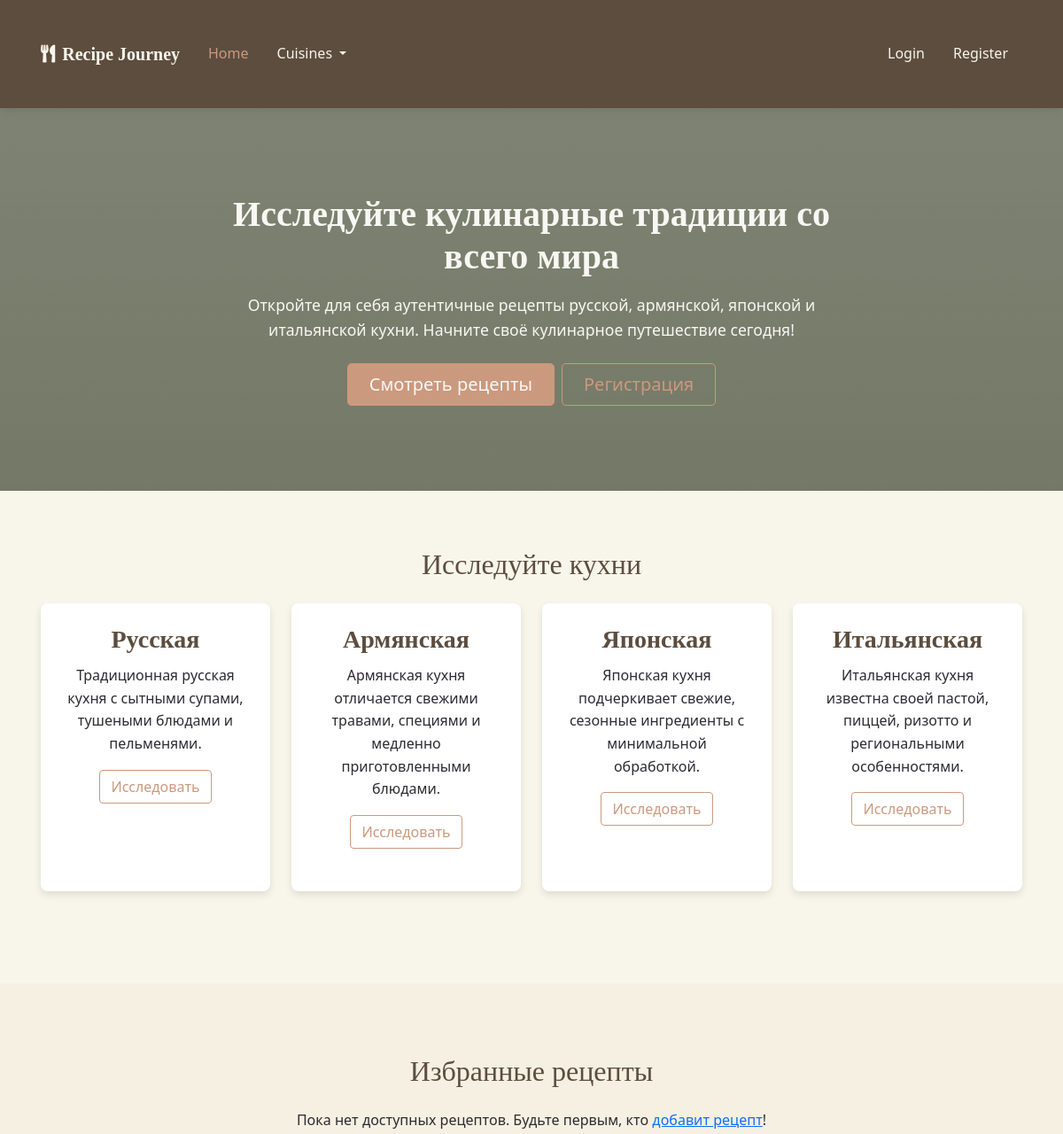
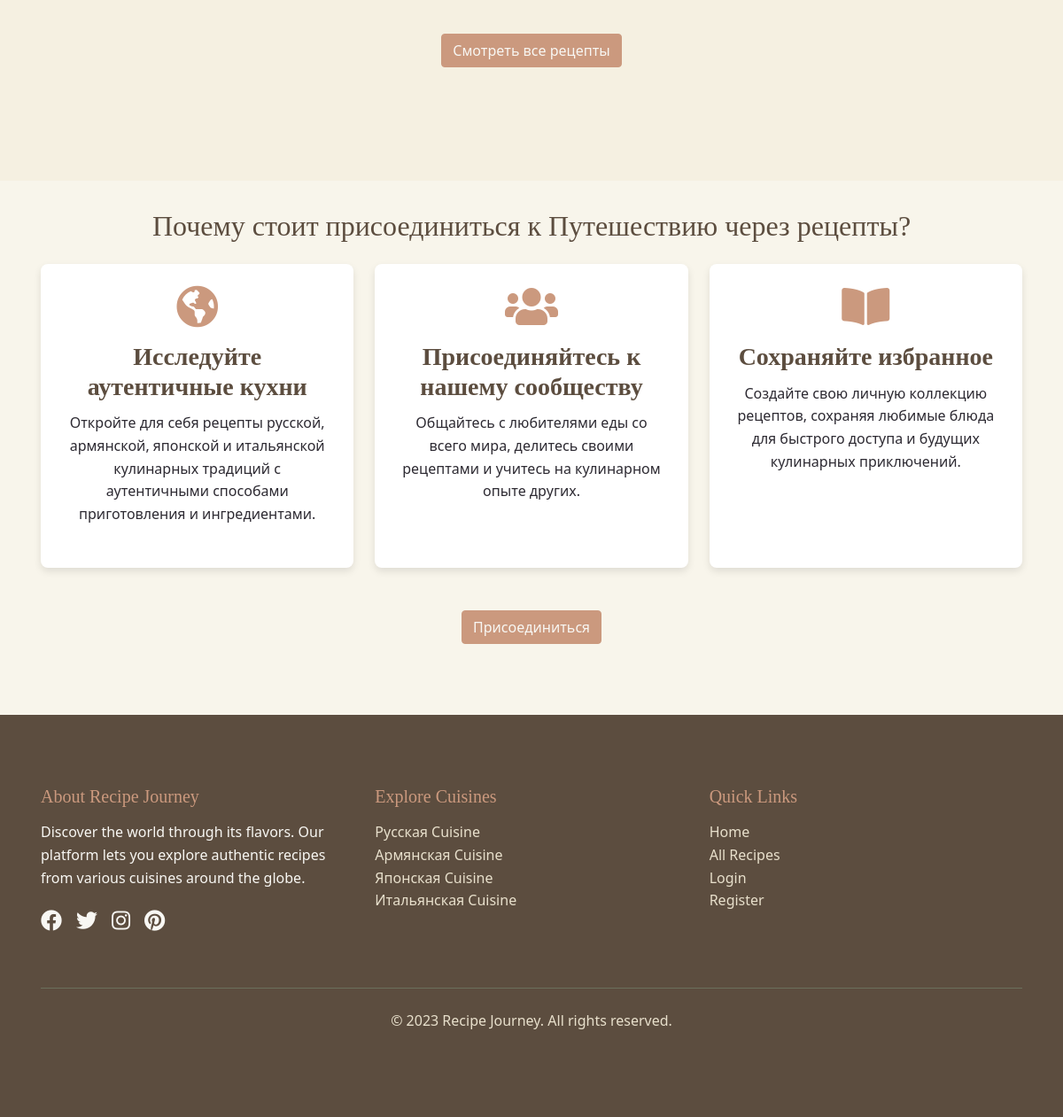
The page / on the database its author committed (2 pictures, top to bottom).
### models.py (models this page shows, shortened)
class Cuisine(db.Model):
    id = db.Column(db.Integer, primary_key=True)
    name = db.Column(db.String(64), unique=True, nullable=False)
    description = db.Column(db.Text)
    recipes = db.relationship('Recipe', backref='cuisine', lazy='dynamic')

### routes.py (the view)
@app.route('/')
def index():
    featured_recipes = Recipe.query.order_by(Recipe.created_at.desc()).limit(6).all()
    cuisines = Cuisine.query.all()
    return render_template('index.html', featured_recipes=featured_recipes, cuisines=cuisines)

### templates/index.html (shortened to what this page needs)
{% extends 'base.html' %}
{% block content %}
    <section class="hero">
        <div class="container text-center">
            <div class="row justify-content-center">
                <div class="col-md-8">
                    <h1 class="display-4 fw-bold">Исследуйте кулинарные традиции со всего мира</h1>
                    <p class="lead">Откройте для себя аутентичные рецепты русской, армянской, японской и итальянской кухни. Начните своё кулинарное путешествие сегодня!</p>
                    <div class="d-grid gap-2 d-sm-flex justify-content-sm-center">
                        <a href="{{ url_for('recipes') }}" class="btn btn-primary btn-lg px-4 gap-3">Смотреть рецепты</a>
                        {% if not current_user.is_authenticated %}
                            <a href="{{ url_for('register') }}" class="btn btn-outline-primary btn-lg px-4">Регистрация</a>
                        {% endif %}
                    </div>
                </div>
            </div>
        </div>
    </section>
    <section class="container section">
        <h2 class="text-center mb-4">Исследуйте кухни</h2>
        <div class="row">
            {% for cuisine in cuisines %}
                <div class="col-md-3 col-sm-6 mb-4">
                    <div class="card h-100 animate-on-scroll">
                        <div class="card-body text-center">
                            <h3 class="card-title">{{ cuisine.name }}</h3>
                            <p class="card-text">{{ cuisine.description }}</p>
                            <a href="{{ url_for('cuisine_recipes', cuisine_id=cuisine.id) }}" class="btn btn-outline-primary">Исследовать</a>
                        </div>
                    </div>
                </div>
            {% endfor %}
        </div>
    </section>
    <section class="bg-beige py-5">
        <div class="container section">
            <h2 class="text-center mb-4">Избранные рецепты</h2>
            <div class="row">
                {% if featured_recipes %}
                    {% for recipe in featured_recipes %}
                        <div class="col-lg-4 col-md-6 mb-4">
                            <div class="card h-100 animate-on-scroll">
                                <div class="card-body">
                                    <h3 class="card-title">{{ recipe.title }}</h3>
                                    <p class="card-subtitle">{{ recipe.cuisine.name }} кухня</p>
                                    <p class="card-text">{{ recipe.description[:100] }}{% if recipe.description|length > 100 %}...{% endif %}</p>
                                    <div class="d-flex justify-content-between align-items-center">
                                        <div class="recipe-meta-item">
                                            <i class="fas fa-clock"></i>
                                            <span>{{ recipe.prep_time + recipe.cook_time }} мин</span>
                                        </div>
                                        <div class="recipe-meta-item">
                                            <i class="fas fa-signal"></i>
                                            <span>{{ recipe.difficulty }}</span>
                                        </div>
                                    </div>
                                </div>
                                <div class="card-footer">
                                    <a href="{{ url_for('recipe_detail', recipe_id=recipe.id) }}" class="btn btn-primary btn-sm">Смотреть рецепт</a>
                                    {% if current_user.is_authenticated %}
                                        {% set is_favorite = current_user.favorites.filter_by(recipe_id=recipe.id).first() %}
                                        <button class="btn btn-favorite float-end {% if is_favorite %}active{% endif %}"
                                                data-recipe-id="{{ recipe.id }}"
                                                data-bs-toggle="tooltip"
                                                title="{% if is_favorite %}Удалить из избранного{% else %}Добавить в избранное{% endif %}">
                                            <i class="fas fa-heart{% if not is_favorite %}-o{% endif %}"></i>
                                        </button>
                                    {% endif %}
                                </div>
                            </div>
                        </div>
                    {% endfor %}
                {% else %}
                    <div class="col-12 text-center">
                        <p>Пока нет доступных рецептов. Будьте первым, кто <a href="{{ url_for('add_recipe') }}">добавит рецепт</a>!</p>
                    </div>
                {% endif %}
            </div>
            <div class="text-center mt-4">
                <a href="{{ url_for('recipes') }}" class="btn btn-primary">Смотреть все рецепты</a>
            </div>
        </div>
    </section>
    <section class="container section">
        <h2 class="text-center mb-4">Почему стоит присоединиться к Путешествию через рецепты?</h2>
        <div class="row">
            <div class="col-md-4 mb-4">
                <div class="card h-100 animate-on-scroll">
                    <div class="card-body text-center">
                        <i class="fas fa-globe-americas fa-3x text-accent mb-3"></i>
                        <h3 class="card-title">Исследуйте аутентичные кухни</h3>
                        <p class="card-text">Откройте для себя рецепты русской, армянской, японской и итальянской кулинарных традиций с аутентичными способами приготовления и ингредиентами.</p>
                    </div>
                </div>
            </div>
            <div class="col-md-4 mb-4">
                <div class="card h-100 animate-on-scroll">
                    <div class="card-body text-center">
                        <i class="fas fa-users fa-3x text-accent mb-3"></i>
                        <h3 class="card-title">Присоединяйтесь к нашему сообществу</h3>
                        <p class="card-text">Общайтесь с любителями еды со всего мира, делитесь своими рецептами и учитесь на кулинарном опыте других.</p>
                    </div>
                </div>
            </div>
            <div class="col-md-4 mb-4">
                <div class="card h-100 animate-on-scroll">
                    <div class="card-body text-center">
                        <i class="fas fa-book-open fa-3x text-accent mb-3"></i>
                        <h3 class="card-title">Сохраняйте избранное</h3>
                        <p class="card-text">Создайте свою личную коллекцию рецептов, сохраняя любимые блюда для быстрого доступа и будущих кулинарных приключений.</p>
                    </div>
                </div>
            </div>
        </div>
        {% if not current_user.is_authenticated %}
            <div class="text-center mt-4">
                <a href="{{ url_for('register') }}" class="btn btn-primary">Присоединиться</a>
            </div>
        {% endif %}
    </section>
{% endblock %}

### templates/base.html (shortened to what this page needs)
<!DOCTYPE html>
<html lang="en">
<head>
    <link href="https://cdn.jsdelivr.net/npm/bootstrap@5.1.3/dist/css/bootstrap.min.css" rel="stylesheet">
    <link rel="stylesheet" href="https://cdnjs.cloudflare.com/ajax/libs/font-awesome/5.15.4/css/all.min.css">
    <link rel="stylesheet" href="{{ url_for('static', filename='css/main.css') }}">
</head>
<body>
    <nav class="navbar navbar-expand-lg navbar-dark">
        <div class="container">
            <a class="navbar-brand" href="{{ url_for('index') }}">
                <i class="fas fa-utensils me-2"></i>Recipe Journey
            </a>
            <div class="collapse navbar-collapse" id="navbarNav">
                <ul class="navbar-nav me-auto">
                    <li class="nav-item">
                        <a class="nav-link {% if request.path == url_for('index') %}active{% endif %}" href="{{ url_for('index') }}">Home</a>
                    </li>
                    <li class="nav-item dropdown">
                        <a class="nav-link dropdown-toggle" href="#" id="navbarDropdownMenuLink" role="button" data-bs-toggle="dropdown" aria-expanded="false">
                            Cuisines
                        </a>
                    </li>
                </ul>
                <ul class="navbar-nav">
                    {% if current_user.is_authenticated %}
                        <li class="nav-item dropdown">
                            <a class="nav-link dropdown-toggle" href="#" id="userDropdown" role="button" data-bs-toggle="dropdown" aria-expanded="false">
                                <i class="fas fa-user-circle me-1"></i>{{ current_user.username }}
                            </a>
                            <ul class="dropdown-menu dropdown-menu-end" aria-labelledby="userDropdown">
                                <li><a class="dropdown-item" href="{{ url_for('profile') }}">My Profile</a></li>
                                <li><hr class="dropdown-divider"></li>
                                <li><a class="dropdown-item" href="{{ url_for('logout') }}">Logout</a></li>
                            </ul>
                        </li>
                    {% else %}
                        <li class="nav-item">
                            <a class="nav-link {% if request.path == url_for('login') %}active{% endif %}" href="{{ url_for('login') }}">Login</a>
                        </li>
                        <li class="nav-item">
                            <a class="nav-link {% if request.path == url_for('register') %}active{% endif %}" href="{{ url_for('register') }}">Register</a>
                        </li>
                    {% endif %}
                </ul>
            </div>
        </div>
    </nav>
    <main>
        {% block content %}{% endblock %}
    </main>
    <footer>
        <div class="container">
            <div class="row">
                <div class="col-md-4 mb-4">
                    <h5 class="footer-heading">About Recipe Journey</h5>
                    <p>Discover the world through its flavors. Our platform lets you explore authentic recipes from various cuisines around the globe.</p>
                    <div class="social-icons">
                        <a href="#" aria-label="Facebook"><i class="fab fa-facebook"></i></a>
                        <a href="#" aria-label="Twitter"><i class="fab fa-twitter"></i></a>
                        <a href="#" aria-label="Instagram"><i class="fab fa-instagram"></i></a>
                        <a href="#" aria-label="Pinterest"><i class="fab fa-pinterest"></i></a>
                    </div>
                </div>
                <div class="col-md-4 mb-4">
                    <h5 class="footer-heading">Explore Cuisines</h5>
                    <ul class="list-unstyled">
                        {% for cuisine in cuisines %}
                            <li><a href="{{ url_for('cuisine_recipes', cuisine_id=cuisine.id) }}" class="footer-link">{{ cuisine.name }} Cuisine</a></li>
                        {% endfor %}
                    </ul>
                </div>
                <div class="col-md-4 mb-4">
                    <h5 class="footer-heading">Quick Links</h5>
                    <ul class="list-unstyled">
                        <li><a href="{{ url_for('index') }}" class="footer-link">Home</a></li>
                        <li><a href="{{ url_for('recipes') }}" class="footer-link">All Recipes</a></li>
                        {% if current_user.is_authenticated %}
                            <li><a href="{{ url_for('profile') }}" class="footer-link">My Profile</a></li>
                            <li><a href="{{ url_for('add_recipe') }}" class="footer-link">Add Recipe</a></li>
                        {% else %}
                            <li><a href="{{ url_for('login') }}" class="footer-link">Login</a></li>
                            <li><a href="{{ url_for('register') }}" class="footer-link">Register</a></li>
                        {% endif %}
                    </ul>
                </div>
            </div>
            <div class="footer-bottom">
                <p>&copy; 2023 Recipe Journey. All rights reserved.</p>
            </div>
        </div>
    </footer>
</body>
</html>

### static/css/main.css (style rules this page uses)
:root { --beige: #f5f0e1; --light-beige: #f8f5eb; --dark-beige: #e8e0cc; --brown: #8a715e; --dark-brown: #5c4d3f; --olive: #6b705c; --light-olive: #a6a893; --accent: #cb997e; --text-dark: #2d2a32; --text-light: #f8f7f3; --shadow: rgba(0, 0, 0, 0.1); }
* { margin: 0; padding: 0; box-sizing: border-box; }
body { font-family: 'Segoe UI', Tahoma, Geneva, Verdana, sans-serif; background-color: var(--light-beige); color: var(--text-dark); line-height: 1.6; }
h1, h2, h3, h4, h5, h6 { font-family: 'Georgia', serif; margin-bottom: 1rem; color: var(--dark-brown); }
.text-accent { color: var(--accent); }
.container { padding: 2rem 1rem; }
.section { margin-bottom: 3rem; }
.navbar { background-color: var(--dark-brown); box-shadow: 0 2px 10px var(--shadow); }
.navbar-brand { font-family: 'Georgia', serif; font-weight: bold; color: var(--light-beige) !important; }
.navbar-nav .nav-link { color: var(--light-beige) !important; margin: 0 0.5rem; transition: all 0.3s ease; }
.navbar-nav .nav-link:hover, .navbar-nav .nav-link.active { color: var(--accent) !important; }
.hero { background-color: var(--olive); color: var(--text-light); padding: 4rem 0; margin-bottom: 2rem; background-image: linear-gradient(rgba(107, 112, 92, 0.8), rgba(107, 112, 92, 0.9)), url('https://via.placeholder.com/1920x1080'); background-size: cover; background-position: center; }
.hero h1 { font-size: 2.5rem; color: var(--text-light); margin-bottom: 1rem; }
.hero p { font-size: 1.1rem; margin-bottom: 1.5rem; }
.btn-primary { background-color: var(--accent); border-color: var(--accent); color: var(--text-light); }
.btn-outline-primary { color: var(--accent); border-color: var(--accent); }
.card { border: none; border-radius: 0.5rem; overflow: hidden; box-shadow: 0 4px 8px var(--shadow); transition: transform 0.3s ease, box-shadow 0.3s ease; margin-bottom: 1.5rem; background-color: white; }
.card-body { padding: 1.5rem; }
.card-title { font-weight: bold; margin-bottom: 0.75rem; }
.card-text { color: var(--text-dark); margin-bottom: 1rem; }
footer { background-color: var(--dark-brown); color: var(--text-light); padding: 3rem 0; margin-top: 3rem; }
.footer-heading { color: var(--accent); margin-bottom: 1rem; }
.footer-link { color: var(--dark-beige); text-decoration: none; transition: color 0.3s ease; }
.social-icons { display: flex; gap: 1rem; margin-top: 1rem; }
.social-icons a { color: var(--text-light); font-size: 1.5rem; transition: color 0.3s ease; }
.footer-bottom { border-top: 1px solid var(--olive); padding-top: 1.5rem; margin-top: 2rem; text-align: center; color: var(--dark-beige); }
.bg-beige { background-color: var(--beige); }

### rows shown on the page
Cuisine: name "Русская", description "Традиционная русская кухня с сытными супами, тушеными блюдами и пельменями."
Cuisine: name "Армянская", description "Армянская кухня отличается свежими травами, специями и медленно приготовленными блюдами."
Cuisine: name "Японская", description "Японская кухня подчеркивает свежие, сезонные ингредиенты с минимальной обработкой."
Cuisine: name "Итальянская", description "Итальянская кухня известна своей пастой, пиццей, ризотто и региональными особенностями."
